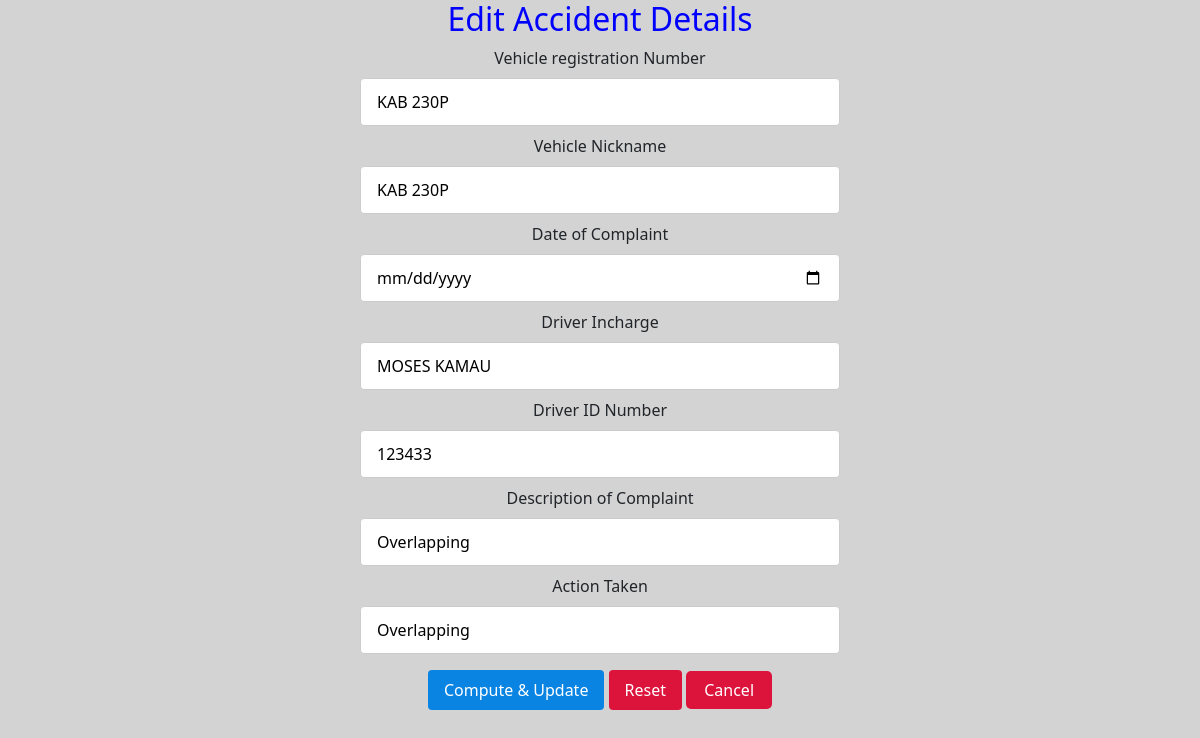
Page /edit_complaints.php?id=1 on the committed database.
### tables this page shows
CREATE TABLE `complaints` (
  `id` int(10) NOT NULL,
  `vehicle_reg_no` varchar(100) NOT NULL,
  `nickname` varchar(100) NOT NULL,
  `date_of_complaint` date NOT NULL,
  `driver_incharge` varchar(100) NOT NULL,
  `id_number` int(100) NOT NULL,
  `complaint_description` varchar(100) NOT NULL,
  `action_taken` varchar(100) NOT NULL
);

### edit_complaints.php (the view, shortened to what this page needs)
<!doctype html>
<html lang="en">
  <head>
    <link href="https://cdn.jsdelivr.net/npm/bootstrap@5.2.3/dist/css/bootstrap.min.css" rel="stylesheet">
    <link rel="stylesheet" href="/style.css">
  </head>
    <body>
<?php
include 'config.php';
$id = $_GET['id'];
 $select="SELECT * FROM complaints WHERE id='$id'";
 $select_q=mysqli_query($con, $select);
 $fetch=mysqli_fetch_array($select_q);
?>
<center>
<div class="form">
<h2 style= "color:blue;">Edit Accident Details</h2>
<form action="" method="POST" enctype="multipart/form-data">
    <label for="vehicle_reg_no">Vehicle registration Number </label><br>
  <input type="text" name="vehicle_reg_no" placeholder="Enter Vehicle registration Number..."
  value="<?php echo $fetch['vehicle_reg_no'] ?>" required>
  <br>
  <label for="nickname">Vehicle Nickname </label><br>
  <input type="text" name="nickname" placeholder="Enter Vehicle Nickname..."
  value="<?php echo $fetch['vehicle_reg_no'] ?>" required>
  <br>
  <label for="date_of_complaint">Date of Complaint  </label><br>
  <input type="date" name="nickname"  placeholder="Enter Date of Complaint..."
  value="<?php echo $fetch['nickname'] ?>" required>
  <br>
  <label for="driver_incharge">Driver Incharge </label><br>
  <input type="text" name="driver_incharge" placeholder="Enter Driver Incharge ..."
  value="<?php echo $fetch['driver_incharge'] ?>" required>
  <br>
  <label for="id_number">Driver ID Number </label><br>
  <input type="number" name="id_number" placeholder="Enter Driver ID Number ..."
  value="<?php echo $fetch['id_number'] ?>" required>
  <br>
  <label for="complaint_description">Description of Complaint </label><br>
  <input type="text" name="complaint_description" placeholder="Enter brief complaint description ..."
  value="<?php echo $fetch['complaint_description'] ?>" required>
    <br>
    <label for="action_taken"> Action Taken </label><br>
  <input type="text" name="action_taken" placeholder="Enter Action Taken ..."
  value="<?php echo $fetch['complaint_description'] ?>" required>
  <br>
    <input type="submit" name="update_btn" value="Compute & Update">
    <input type="reset">
    <a href="view_complaints.php" style="background-color: crimson;color: white; padding: 8px 18px; text-align: center; text-decoration: none; border-radius: 5px;">Cancel</a>
    </form>
</div>
</center>
</body>
    </html>

### style.css (style rules this page uses)
* { box-sizing: border-box; }
body { background-color:lightgrey; margin:0; padding: 0; }
body { background-color:lightgrey; }
.form input[type=text], input[type=email], input[type=password],input[type=date],input[type=number],select { width: 40%; padding: 11px 16px; margin: 8px 0; display: inline-block; border: 1px solid #ccc; border-radius: 4px; box-sizing: border-box; }
.form input[type=submit] { width:fit-content; background-color: #0984e3; color: white; padding: 8px 16px; margin: 8px 0; border: none; border-radius: 4px; cursor: pointer; }
.form input[type=reset] { width:fit-content; background-color: crimson; color: white; padding: 8px 16px; margin: 8px 0; border: none; border-radius: 4px; cursor: pointer; }

### rows in the picture
complaints: vehicle_reg_no "KAB 230P", nickname "KAB 230P", driver_incharge "MOSES KAMAU", id_number "123433", complaint_description "Overlapping", action_taken "Overlapping"
